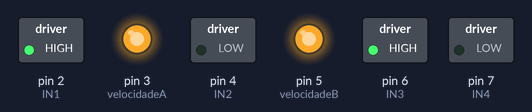
This sketch was run on a simulated Arduino Uno, built with avr-gcc and run on an emulated ATmega328P. Shown: switched loads named in the sketch (green lamp = pin HIGH), output pins drawn as LEDs (lit = HIGH).

Above: at 0.1 s.
Timing chart, 0 to 1.6 s (numbered marks = the images above):
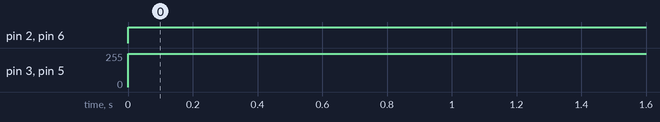

Measured:
- by itself, pin 2 (IN1), pin 6 (IN3): LOW → HIGH at 0.00 s
- by itself, pin 3 (velocidadeA), pin 5 (velocidadeB): 0/255 → 250/255 at 0.00 s

The sketch:

velocidade_do_motor.ino
```cpp
/*Pinagem do arduino*/
//motor_A
int IN1 = 2 ;
int IN2 = 4 ;
int velocidadeA = 3;
//motor_B
int IN3 = 6 ;
int IN4 = 7 ;
int velocidadeB = 5;
//variavel auxiliar
int velocidade = 250;
//Inicializa Pinos


void setup(){
  pinMode(IN1,OUTPUT);
  pinMode(IN2,OUTPUT);
  pinMode(IN3,OUTPUT);
  pinMode(IN4,OUTPUT);
  pinMode(velocidadeA,OUTPUT);
  pinMode(velocidadeB,OUTPUT);
}
void loop(){
  praFrente();
  delay(3000);
//  praTras();
//  delay(3000);
//  parar();
//  delay(3000);
}

void praFrente(){
  //direita
  analogWrite(velocidadeA,velocidade);
  digitalWrite(IN1,HIGH);
  digitalWrite(IN2,LOW);
  //esquerda
  analogWrite(velocidadeB,velocidade);
  digitalWrite(IN3,HIGH);
  digitalWrite(IN4,LOW);
}

void praTras(){
  //direita
  digitalWrite(IN1,LOW);
  digitalWrite(IN2,HIGH);
  analogWrite(velocidadeA,200);
  //esquerda
  digitalWrite(IN3,LOW);
  digitalWrite(IN4,HIGH);
  analogWrite(velocidadeB,200);
}

void parar(){
  //direita
  digitalWrite(IN1,LOW);
  digitalWrite(IN2,LOW);
  analogWrite(velocidadeA,0);
  //esquerda
  digitalWrite(IN3,LOW);
  digitalWrite(IN4,LOW);
  analogWrite(velocidadeB,0);
}
```
